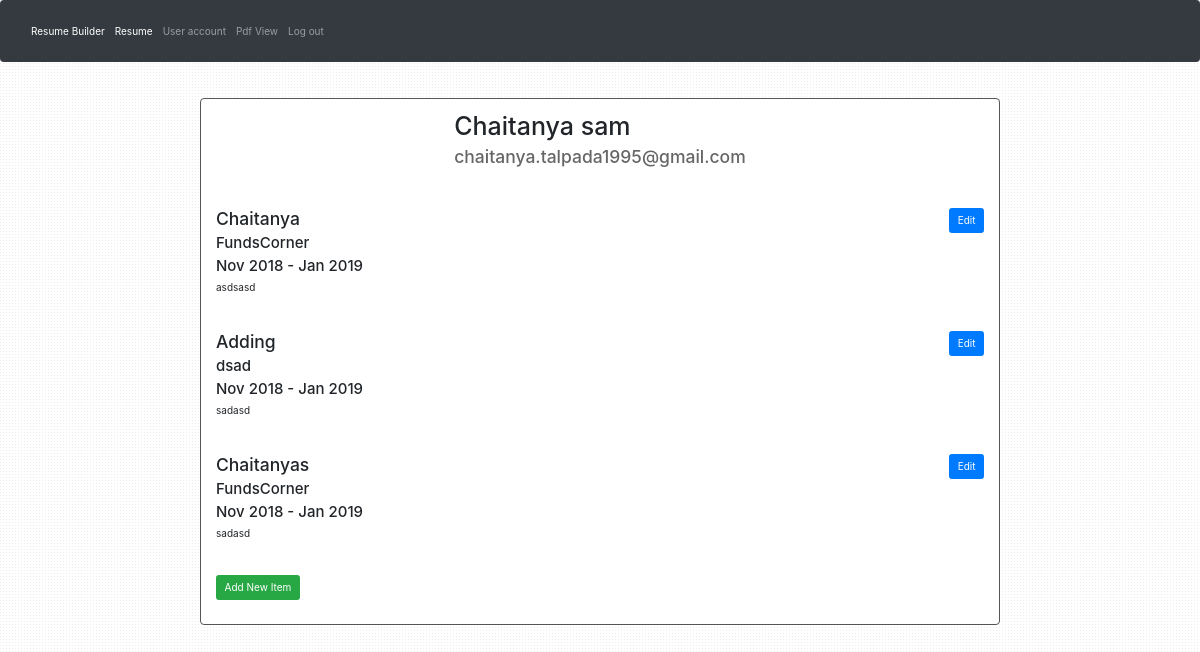
The app's page /resume/ (signed in) with its own data.
### apps/resume/models.py (models this page shows, shortened)
class ResumeItem(models.Model):
    user = models.ForeignKey('auth.User', on_delete=models.CASCADE)
    title = models.CharField(max_length=127)
    company = models.CharField(max_length=127)
    phones = models.CharField(max_length=10)
    email = models.CharField(max_length=100)
    start_date = models.DateField()
    end_date = models.DateField(null=True, blank=True)
    project_title = models.CharField(max_length=100, null=True)
    project_description = models.CharField(max_length=500,null=True)
    hobbies = models.CharField(max_length=50,null=True)
    description = models.TextField(max_length=2047, blank=True)
    address = models.TextField(max_length=2047, blank=True)
    image = models.ImageField(upload_to='images/' ,null= True, blank=True)

### apps/resume/views.py (the view)
# urls.py: path(r'resume/', resume_views.resume_view, name='resume'),
@login_required
def resume_view(request):
    resume_items = ResumeItem.objects\
        .filter(user=request.user)\
        .order_by('-start_date')
    return render(request, 'resume/resume.html', {
        'resume_items': resume_items
    })

### apps/resume/templates/resume/resume.html (shortened to what this page needs)
{% extends "base_logged_in.html" %}
{% block content %}
  <div class="container content-section resume-container">
    <div class="header-center-container">
      <div class="header-container">
        <h1>{{ request.user.first_name }} {{ request.user.last_name }}</h1>
        <h3>{{ request.user.email }}</h3>
      </div>
    </div>
    {% for resume_item in resume_items %}
      <section class="resume-item">
        <h3>{{ resume_item.title }}</h3>
        <h4>{{ resume_item.company }}</h4>
        <h4>{{ resume_item.start_date | date:"M Y"}} - {% if resume_item.end_date %}{{ resume_item.end_date | date:"M Y"}}{% else %}Present{% endif %}</h4>
        {% if resume_item.description %}<p>{{ resume_item.description }}</p>{% endif %}
        <a class="btn btn-primary" href="/resume/item/edit/{{ resume_item.id }}/">Edit</a>
      </section>
    {% endfor %}
    <a class="btn btn-success" href="/resume/item/create/">Add New Item</a>
  </div>
{% endblock %}

### templates/base_logged_in.html (shortened to what this page needs)
{% extends "base.html" %}
{% load static %}
{% block body %}
  <nav class="navbar navbar-expand-md navbar-dark bg-dark">
    <div class="collapse navbar-collapse" id="navbarCollapse">
      <ul class="navbar-nav mr-auto" >
        <li class="nav-item active">
          <a class="nav-link" href="/">Resume Builder<span class="sr-only">(current)</span></a>
        </li>
        <li class="nav-item active"{% if "/resume/" in request.path %}class="active"{% endif %}>
          <a class="nav-link" href="/resume/">Resume <span class="sr-only">(current)</span></a>
        </li>
        <li class="nav-item" role="presentation" {% if "/user/" in request.path %}class="active"{% endif %}>
          <a class="nav-link" href="/user/">User account</a>
        </li>
        <li class="nav-item"  {% if "/user/" in request.path %}class="active"{% endif %}>
          <a class="nav-link " href="/pdf/">Pdf View</a>
        </li>
        		  <li class="nav-item" {% if "/user/" in request.path %}class="active"{% endif %}>
                    <a class="nav-link" id="logout-button" href="/logout/">
            Log out
          </a>
        </li>
      </ul>
    </div>
  </nav>
    {% block content %}{% endblock %}
{% endblock %}

### templates/base.html (shortened to what this page needs)
{% load static %}
<!DOCTYPE html>
<html>
<head>
  <link rel="stylesheet" href="https://maxcdn.bootstrapcdn.com/bootstrap/3.3.7/css/bootstrap.min.css"
>
  <link rel="stylesheet" href="https://maxcdn.bootstrapcdn.com/font-awesome/4.7.0/css/font-awesome.min.css">
<link rel="stylesheet" href="https://stackpath.bootstrapcdn.com/bootstrap/4.3.1/css/bootstrap.min.css">
</head>
<body>
  {% block body %}{% endblock %}
</body>
</html>

### templates/base_logged_in.html (style rules this page uses)
body > div.container { margin-top: 3%; margin-bottom: 3%; }
#logout-button { margin-right: 10px; }

### apps/resume/templates/resume/resume.html (style rules this page uses)
div.resume-container { margin: 24px auto 0; max-width: 800px; }
div.header-center-container { text-align: center; margin-top: 12px; }
div.header-container { text-align: left; display: inline-block; }
div.header-container > h3 { margin-top: 0; color: #666666; }
section.resume-item { margin-top: 36px; position: relative; }
section.resume-item > a.btn { position: absolute; right: 0; top: 0; }
div.resume-container > a.btn { margin-top: 24px; margin-bottom: 24px; }

### records on screen
ResumeItem: title "Chaitanya", company "FundsCorner", start_date "Nov 2018", end_date "Jan 2019", description "asdsasd"
ResumeItem: title "Adding", company "dsad", start_date "Nov 2018", end_date "Jan 2019", description "sadasd"
ResumeItem: title "Chaitanyas", company "FundsCorner", start_date "Nov 2018", end_date "Jan 2019", description "sadasd"

### other values on screen
{{ request.user.first_name }} "Chaitanya"
{{ request.user.last_name }} "sam"
{{ request.user.email }} "chaitanya.talpada1995@gmail.com"
